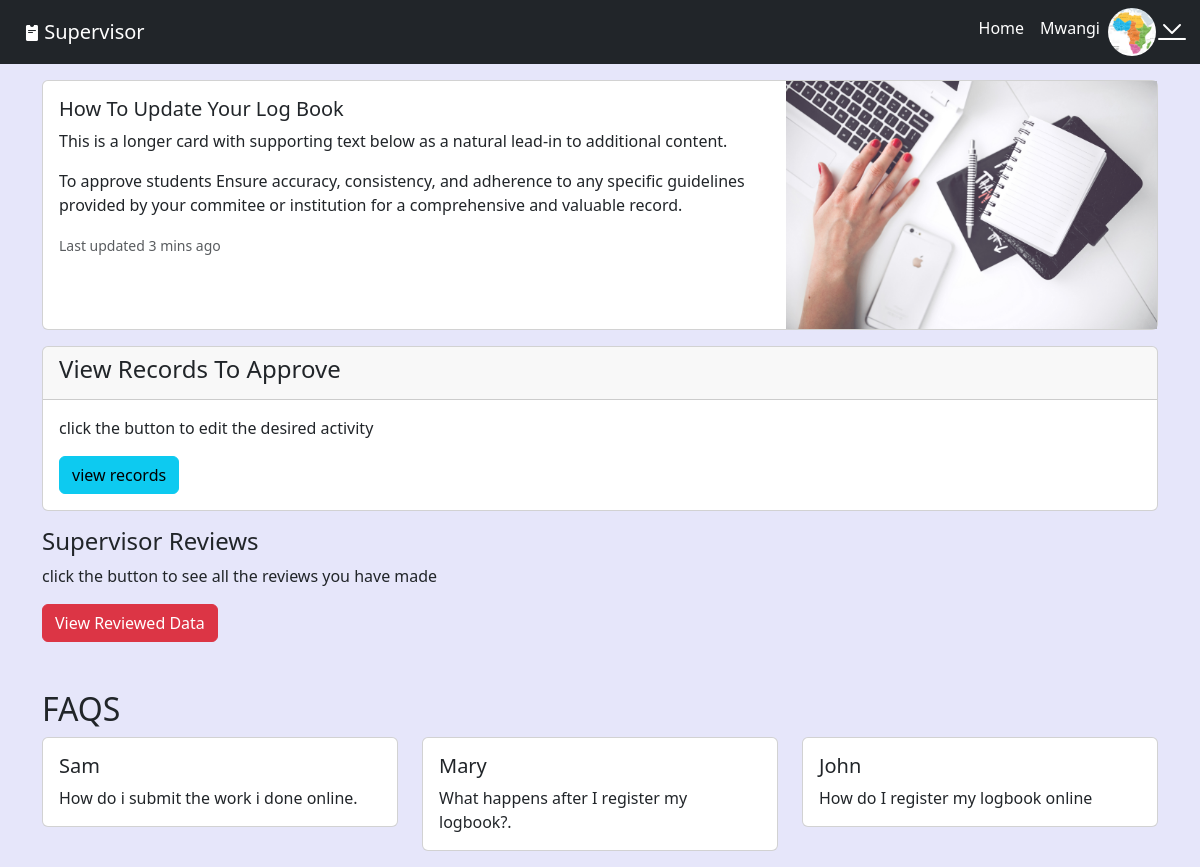
Screenshot of /supervisor/sup (signed in) with the database file from the repository.
### supervisor/models.py (models this page shows, shortened)
class Supervisor(models.Model):
    fullname = models.CharField(max_length=50)
    regno = models.CharField(max_length=30)
    email = models.EmailField(max_length=100)
    img = models.ImageField(upload_to='supervisor')
    password = models.CharField(max_length=255, null=False)

### supervisor/views.py (the view)
# urls.py: path('sup', views.supervisor_home, name='sup_home'),
def supervisor_home(request):
    sup_id = request.session.get('sup_id', None)
    supervisor = get_object_or_404(Supervisor, id=sup_id)
    context ={
        'sup_id': sup_id,
        'supervisor':supervisor,
    }
    return render(request, 's_home.html', context)

### supervisor/templates/s_home.html (shortened to what this page needs)
{% extends 'base.html' %}
{% load static %}
    {% block content %}
    {% if sup_id %}
    <div class="container-fluid " id="container-fluid">
        <nav class="navbar navbar-expand-lg navbar-dark bg-dark">
            <div class="container-fluid  justify-content-between">
                <div class="container">
                   <i class="bi bi-pass-fill" class="text-light"></i>
                    <a class="navbar-brand" href="#">Supervisor</a>
                </div>
                <div class="collapse navbar-collapse" id="navbarSupportedContent">
                    <ul class="navbar-nav me-auto mb-2 mb-lg-0">
                        <li class="nav-item">
                            <a class="nav-link active" aria-current="page" href="#">Home</a>
                        </li>
                        <li class="image d-flex">
                            <p class="text-white m-2">{{supervisor.fullname}}</p>
                            {% if supervisor %}
                            <img src="{{ supervisor.img.url }}" id="profile-img" >
                            <i class="bi bi-chevron-bar-down text-white" id="profile"></i>
                            {% else %}
                            <img src="{% static 'images/workspace.jpg' %}" id="profile-img">
                            {% endif %}
                        </li>
                    </ul>
                </div>
            </div>
        </nav>
    </div>
    <div class="container cont">
        <div class="card">
            <div class="row g-0">
                <div class="col-md-8">
                    <div class="card-body">
                        <h5 class="card-title">How To Update Your Log Book</h5>
                        <p class="card-text">This is a longer card with supporting text below as a natural lead-in to additional content.</p>
                        <p>To approve students  Ensure accuracy, consistency, and adherence to any specific guidelines provided by your commitee or institution for a comprehensive and valuable record.</p>
                        <p class="card-text"><small class="text-muted">Last updated 3 mins ago</small></p>
                    </div>
                </div>
                <div class="col-md-4">
                    <img src="{% static 'images/workspace.jpg' %}" alt="Image" class="img-fluid">
                </div>
            </div>
        </div>
    </div>
    <div class="container mt-3" id="reviews">
        <div class="card">
            <div class="card-header">
                <h4>View Records To Approve</h4>
            </div>
            <div class="card-body">
                <p class="card-text">click the button to edit the desired activity</p>
                <a href="{% url 'view_records' %}" class="btn btn-info text-decoration-none">view records</a>
            </div>
            </div>
        </div>
    <div class="container mt-3" id="reviews">
        <h4>Supervisor Reviews</h4>
        <div class="image">
        <p class="card-text">click the button to see all the  reviews you have made</p>
        <a href="{% url 'reviewed_records' %}" class="btn btn-danger">View Reviewed Data</a>
        </div>
    </div>
    <div class="container mt-5" id="FAQS">
        <div class="row">
            <h2>FAQS</h2>
            <div class="col-md-4">
                <div class="card mb-3">
                    <div class="card-body">
                        <h5 class="card-title">Sam</h5>
                        <p class="card-text">How do i submit the work i done online.</p>
                    </div>
                </div>
            </div>
            <div class="col-md-4">
                <div class="card mb-3">
                    <div class="card-body">
                        <h5 class="card-title">Mary</h5>
                        <p class="card-text">What happens after I register my logbook?.</p>
                    </div>
                </div>
            </div>
            <div class="col-md-4">
                <div class="card mb-3">
                    <div class="card-body">
                        <h5 class="card-title">John</h5>
                        <p class="card-text">How do I register my logbook online </p>
                    </div>
                </div>
            </div>
        </div>
    </div>
    {% else %}
    <div class="button">
        <p>No Supervisor matched</p>
        {% include 'landing.html' %}
    </div>
    {% endif %}
    {% endblock %}

### static/css/style.css (style rules this page uses)
body { background: lavender; }
#container-fluid { width: 100%; padding: 0; margin: 0; position: fixed; top:0; z-index: 100; }
.cont { margin-top: 5rem; }
i { color: white; }
#profile-img { width: 3rem; height: 3rem; border-radius: 50%; }
#profile { font-size: 2rem; }

### rows the page displays
Supervisor: fullname "Mwangi", img (picture)
